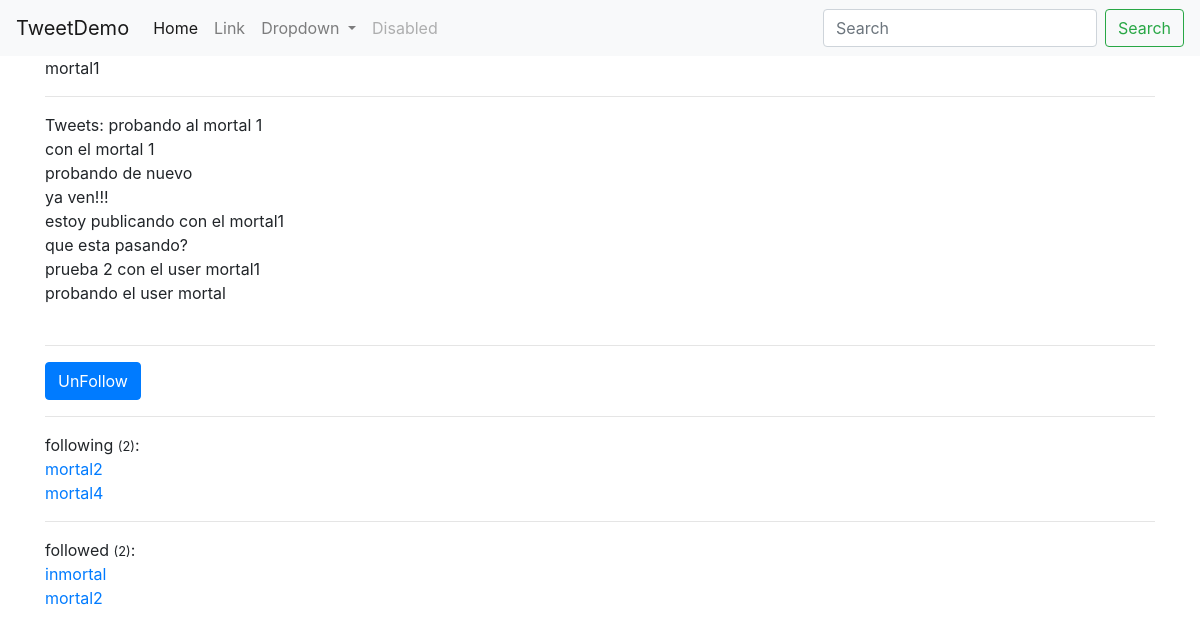
The page /accounts/user_profile/mortal1/ (signed in) on the database as committed earlier.
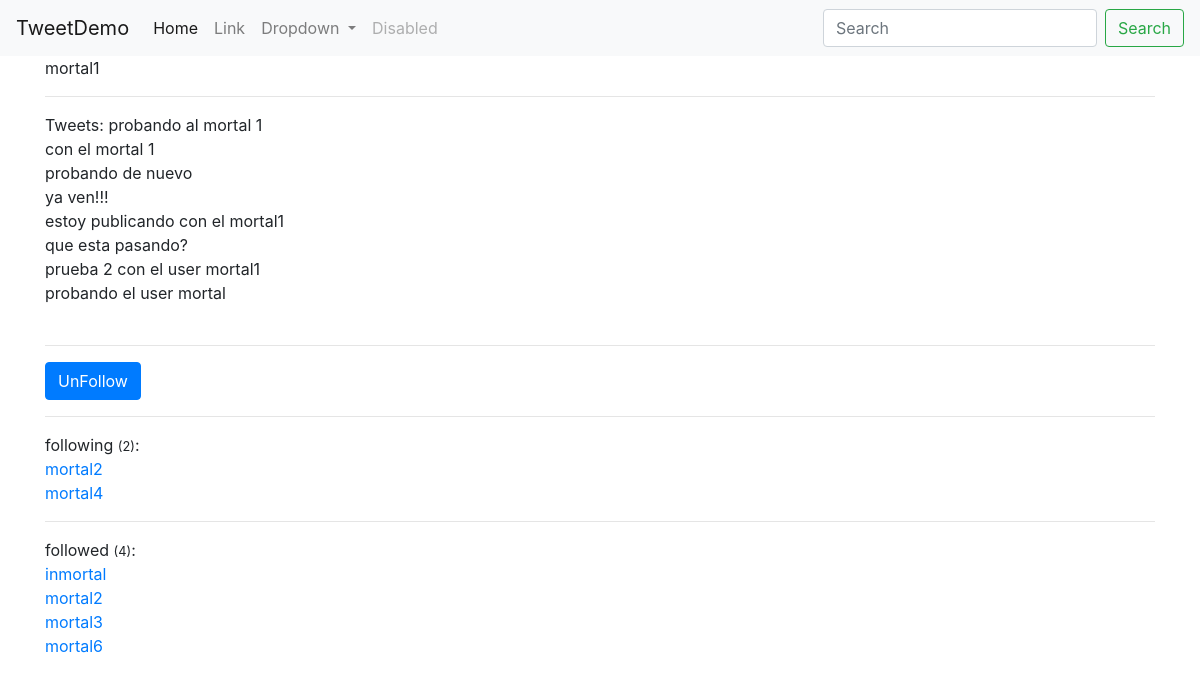
The same page on the database as committed later.
### tweets/models.py (models this page shows, shortened)
class Tweet(models.Model):
	user = models.ForeignKey(settings.AUTH_USER_MODEL, on_delete=models.CASCADE, default=1)
	content = models.CharField(max_length=256, validators=[validate_content])
	update = models.DateTimeField(auto_now_add=True)
	timestamp = models.DateTimeField(auto_now_add=True)
	class Meta:
		ordering = ["-timestamp"]

### accounts/models.py (models this page shows, shortened)
class UserProfile(models.Model):
	user = models.OneToOneField(settings.AUTH_USER_MODEL, on_delete=models.CASCADE, related_name='profile')
	following = models.ManyToManyField(settings.AUTH_USER_MODEL, blank=True, related_name='followed_by')
	objects = UserProfileManager()
	def get_following(self):
		users = self.following.all()
		return users.exclude(username=self.user)

### accounts/views.py (the view)
# urls.py: path('user_profile/<str:username>/', views.UserProfileDetail.as_view(), name="user_profile"),
class UserProfileDetail(generic.DetailView):
	template_name = "accounts/user_profile.html"
	queryset = Users.objects.all()
	def get_object(self):
		return get_object_or_404(Users, username__iexact=self.kwargs.get("username"))
	def get_context_data(self, *args, **kwargs):
		context = super(UserProfileDetail, self).get_context_data(*args, **kwargs)
		context["following"] = UserProfile.objects.is_following(self.request.user, self.get_object())
		return context

### accounts/models.py (called while the page is built)
	def all(self):
		qs = self.get_queryset().all()
		print(self.instance)
		if self.instance:
				qs = qs.exclude(user=self.instance)
		return qs

	def is_following(self, user, followed_by_user):
		user_profile, created = UserProfile.objects.get_or_create(user=user)
		if created:
			return False
		else:
			if followed_by_user in user_profile.following.all():
				return True
		return False

### templates/accounts/user_profile.html (shortened to what this page needs)
{% extends "base.html" %}
{% block content %}
	{{ object.username }}
	<br><hr>
	Tweets:
	{% for tweet in object.tweet_set.all %}
		{{ tweet.content }} <br>
	{% endfor %}
<br><hr>
<a class="btn btn-primary" href="{% url 'user_profiles:followView' username=object.username %}"> {% if following %}UnFollow {% else %} Follow {% endif %} </a>
<br> <hr>
following <small>({{object.profile.get_following.count}})</small>: <br>
{% for user in object.profile.get_following %}
	<a href="{% url 'user_profiles:user_profile' user.username %}">{{ user.username }}</a>	 <br>
{% empty %}
<h6>Not Following any Users</h6>
{% endfor %}
<hr>
followed <small>({{object.followed_by.all.count}})</small>: <br>
{% for profile in object.followed_by.all %}
	<a href="/accounts/user_profile/{{ profile.user.username }}/">{{ profile.user.username }}</a>	 <br>
{% empty %}
<h6>Not Following any Users</h6>
{% endfor %}
{% endblock %}

### templates/base.html (shortened to what this page needs)
{% load staticfiles %}
<!doctype html>
<html lang="en">
  <head>
    <link href="{% static  'bootstrap4/css/bootstrap.min.css' %}" rel="stylesheet">
  </head>
  <body>
    {% include "navbar.html" %}
    <div class="container">
        {% block content %}
        {% endblock %}
    </div>
  </body>
</html>

### templates/navbar.html (shortened to what this page needs)
<nav  class="navbar navbar-expand-lg navbar-light bg-light">
  <a class="navbar-brand" href="/">TweetDemo</a>
  <div class="collapse navbar-collapse" id="navbarSupportedContent">
    <ul class="navbar-nav mr-auto">
      <li class="nav-item active">
        <a class="nav-link" href="/">Home <span class="sr-only">(current)</span></a>
      </li>
      <li class="nav-item">
        <a class="nav-link" href="#">Link</a>
      </li>
      <li class="nav-item dropdown">
        <a class="nav-link dropdown-toggle" href="#" id="navbarDropdown" role="button" data-toggle="dropdown" aria-haspopup="true" aria-expanded="false">
          Dropdown
        </a>
      </li>
      <li class="nav-item">
        <a class="nav-link disabled" href="#">Disabled</a>
      </li>
    </ul>
    <form id="nav-bar-form" class="form-inline my-2 my-lg-0" method="GET" action="{% url 'tweets:List_Tweet_view' %}">
      <input name="q" class="form-control mr-sm-2" type="search" placeholder="Search" aria-label="Search">
      <button class="btn btn-outline-success my-2 my-sm-0" type="submit">Search</button>
    </form>
  </div>
</nav>

Rows that differ between the two databases and show on the page:
added UserProfile: user.username "mortal3"
added UserProfile: user.username "mortal6"
Other text that changed with them:
{{ object.followed_by.all.count }}: "2" → "4"
